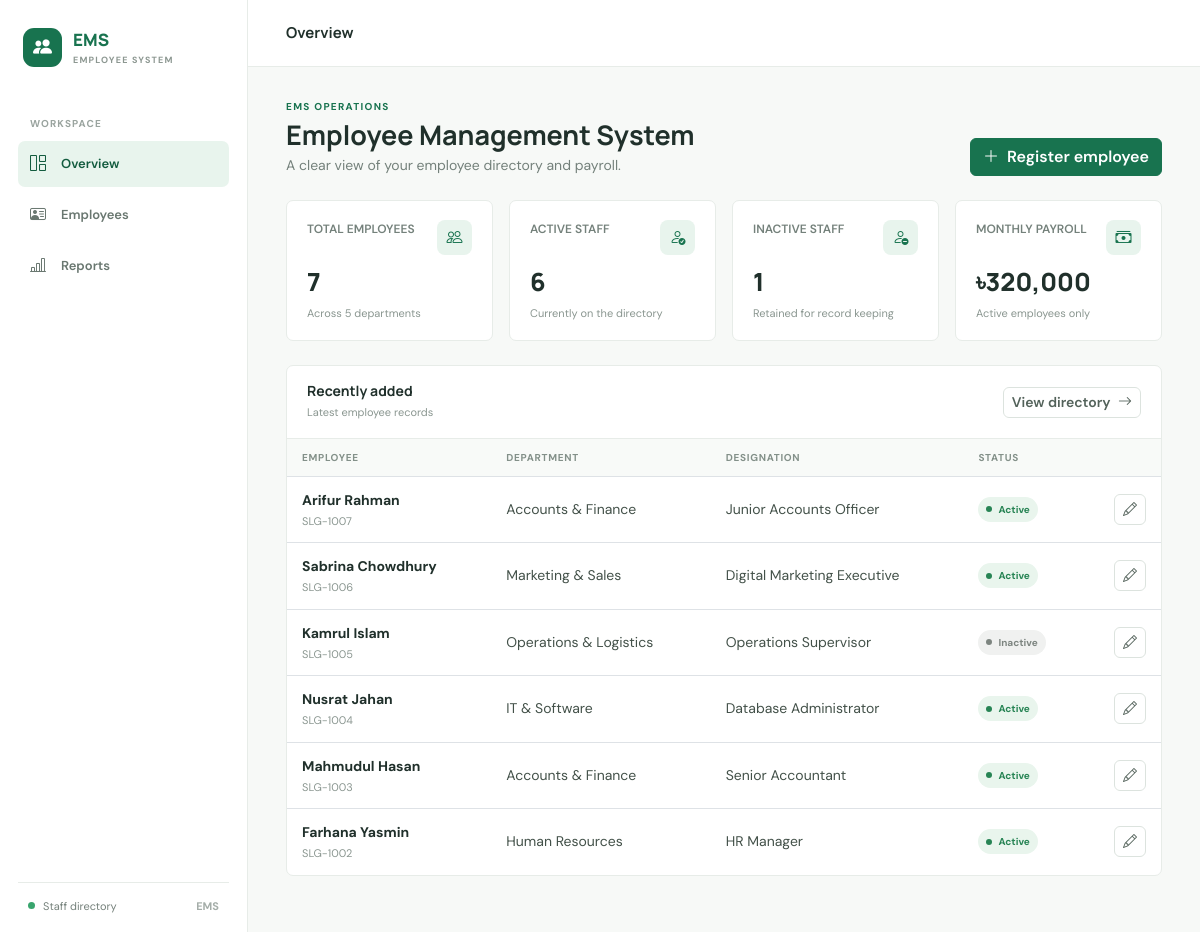
The page / on the database its author committed.
### tables this page shows
CREATE TABLE IF NOT EXISTS `employees` (
    `id` INT AUTO_INCREMENT PRIMARY KEY,
    `employee_code` VARCHAR(50) NOT NULL UNIQUE,
    `employee_name` VARCHAR(100) NOT NULL,
    `department` VARCHAR(100) NOT NULL,
    `designation` VARCHAR(100) NOT NULL,
    `joining_date` DATE NOT NULL,
    `mobile_number` VARCHAR(20) NOT NULL,
    `salary` DECIMAL(10, 2) NOT NULL,
    `status` ENUM('Active', 'Inactive') NOT NULL DEFAULT 'Active',
    `created_at` TIMESTAMP DEFAULT CURRENT_TIMESTAMP,
    `updated_at` TIMESTAMP DEFAULT CURRENT_TIMESTAMP ON UPDATE CURRENT_TIMESTAMP
);

### config/database.php (called while the page is built, shortened)
<?php
function e(mixed $value): string
{
	return htmlspecialchars((string) $value, ENT_QUOTES, 'UTF-8');
}

### index.php (the view)
<?php
require_once __DIR__ . '/config/database.php';
$pageTitle = 'Overview';
$activePage = 'overview';
$summary = $pdo->query(
	"SELECT COUNT(*) AS total,
		SUM(status = 'Active') AS active,
		SUM(status = 'Inactive') AS inactive,
		COALESCE(SUM(CASE WHEN status = 'Active' THEN salary ELSE 0 END), 0) AS monthly_payroll
	 FROM employees"
)->fetch();
$departments = (int) $pdo->query('SELECT COUNT(DISTINCT department) FROM employees')->fetchColumn();
$recentEmployees = $pdo->query('SELECT id, employee_code, employee_name, department, designation, status FROM employees ORDER BY created_at DESC, id DESC LIMIT 6')->fetchAll();
require __DIR__ . '/includes/header.php';
?>
<section class="page-heading">
	<div><div class="eyebrow">EMS OPERATIONS</div><h1>Employee Management System</h1><div class="page-subtitle">A clear view of your employee directory and payroll.</div></div>
	<a class="btn btn-primary" href="employee_add.php"><i class="bi bi-plus-lg me-1"></i> Register employee</a>
</section>
<div class="row g-3 mb-4">
	<div class="col-6 col-xl-3"><div class="metric-card"><div class="d-flex justify-content-between align-items-start"><div class="metric-label">TOTAL EMPLOYEES</div><span class="metric-icon"><i class="bi bi-people"></i></span></div><div class="metric-value"><?= number_format((int) $summary['total']) ?></div><div class="metric-note">Across <?= number_format($departments) ?> departments</div></div></div>
	<div class="col-6 col-xl-3"><div class="metric-card"><div class="d-flex justify-content-between align-items-start"><div class="metric-label">ACTIVE STAFF</div><span class="metric-icon"><i class="bi bi-person-check"></i></span></div><div class="metric-value"><?= number_format((int) $summary['active']) ?></div><div class="metric-note">Currently on the directory</div></div></div>
	<div class="col-6 col-xl-3"><div class="metric-card"><div class="d-flex justify-content-between align-items-start"><div class="metric-label">INACTIVE STAFF</div><span class="metric-icon"><i class="bi bi-person-dash"></i></span></div><div class="metric-value"><?= number_format((int) $summary['inactive']) ?></div><div class="metric-note">Retained for record keeping</div></div></div>
	<div class="col-6 col-xl-3"><div class="metric-card"><div class="d-flex justify-content-between align-items-start"><div class="metric-label">MONTHLY PAYROLL</div><span class="metric-icon"><i class="bi bi-cash-stack"></i></span></div><div class="metric-value">৳<?= number_format((float) $summary['monthly_payroll'], 0) ?></div><div class="metric-note">Active employees only</div></div></div>
</div>
<section class="panel">
	<div class="panel-heading"><div><h2>Recently added</h2><div class="metric-note">Latest employee records</div></div><a class="btn btn-sm btn-outline-secondary" href="employees.php">View directory <i class="bi bi-arrow-right ms-1"></i></a></div>
	<?php if ($recentEmployees): ?>
		<div class="table-responsive"><table class="table align-middle"><thead><tr><th>Employee</th><th>Department</th><th>Designation</th><th>Status</th><th></th></tr></thead><tbody>
		<?php foreach ($recentEmployees as $employee): ?>
			<tr><td><div class="employee-name"><?= e($employee['employee_name']) ?></div><div class="employee-meta"><?= e($employee['employee_code']) ?></div></td><td><?= e($employee['department']) ?></td><td><?= e($employee['designation']) ?></td><td><span class="status-pill status-<?= strtolower(e($employee['status'])) ?>"><?= e($employee['status']) ?></span></td><td class="text-end"><a class="btn btn-sm btn-outline-secondary" href="employee_edit.php?id=<?= (int) $employee['id'] ?>" aria-label="Edit <?= e($employee['employee_name']) ?>"><i class="bi bi-pencil"></i></a></td></tr>
		<?php endforeach; ?>
		</tbody></table></div>
	<?php else: ?>
		<div class="empty-state">No employee records yet. <a href="employee_add.php">Register the first employee</a>.</div>
	<?php endif; ?>
</section>
<?php require __DIR__ . '/includes/footer.php'; ?>

### includes/header.php (shortened to what this page needs)
<?php
$pageTitle = $pageTitle ?? 'Overview';
$activePage = $activePage ?? '';
?>
<!doctype html>
<html lang="en">
<head>
	<link href="https://cdn.jsdelivr.net/npm/bootstrap@5.3.3/dist/css/bootstrap.min.css" rel="stylesheet">
	<link href="https://cdn.jsdelivr.net/npm/bootstrap-icons@1.11.3/font/bootstrap-icons.min.css" rel="stylesheet">
	<link href="assets/css/app.css" rel="stylesheet">
</head>
<body>
<div class="app-shell">
	<aside class="sidebar">
		<a class="brand" href="index.php"><span class="brand-mark"><i class="bi bi-people-fill"></i></span><span><span class="brand-light">EMS</span><small>EMPLOYEE SYSTEM</small></span></a>
		<div class="sidebar-label">WORKSPACE</div>
		<nav class="nav flex-column">
			<a class="nav-link <?= $activePage === 'overview' ? 'active' : '' ?>" href="index.php"><i class="bi bi-grid-1x2"></i>Overview</a>
			<a class="nav-link <?= $activePage === 'employees' ? 'active' : '' ?>" href="employees.php"><i class="bi bi-person-vcard"></i>Employees</a>
			<a class="nav-link <?= $activePage === 'reports' ? 'active' : '' ?>" href="report.php"><i class="bi bi-bar-chart-line"></i>Reports</a>
		</nav>
		<div class="sidebar-bottom"><span class="online-dot"></span> Staff directory <span class="sidebar-version">EMS</span></div>
	</aside>
	<main class="main-panel">
		<header class="topbar">
			<div class="topbar-title"><?= e($pageTitle) ?></div>
		</header>
		<div class="content-area">

### includes/footer.php (shortened to what this page needs)
		</div>
	</main>
</div>
</body>
</html>

### rows shown on the page
employees: employee_name "Arifur Rahman", employee_code "SLG-1007", department "Accounts & Finance", designation "Junior Accounts Officer", status "Active"
employees: employee_name "Sabrina Chowdhury", employee_code "SLG-1006", department "Marketing & Sales", designation "Digital Marketing Executive", status "Active"
employees: employee_name "Kamrul Islam", employee_code "SLG-1005", department "Operations & Logistics", designation "Operations Supervisor", status "Inactive"
employees: employee_name "Nusrat Jahan", employee_code "SLG-1004", department "IT & Software", designation "Database Administrator", status "Active"
employees: employee_name "Mahmudul Hasan", employee_code "SLG-1003", department "Accounts & Finance", designation "Senior Accountant", status "Active"
employees: employee_name "Farhana Yasmin", employee_code "SLG-1002", department "Human Resources", designation "HR Manager", status "Active"

### other values the page prints
$pageTitle "Overview"
$summary['total'] "7"
$departments "5"
$summary['active'] "6"
$summary['inactive'] "1"
$summary['monthly_payroll'] "320,000"
